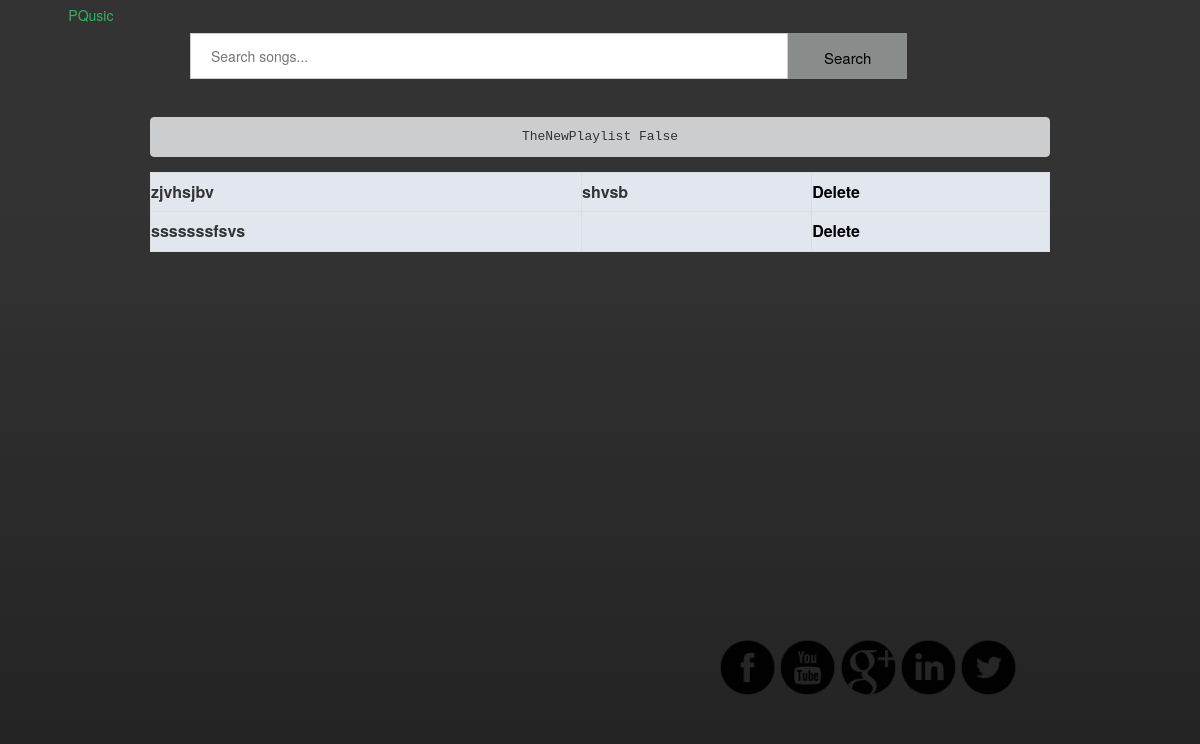
The page /playlist/TheNewPlaylist/ (signed in) on the database its author committed.
### MusicApp/models.py (models this page shows)
class Playlist(models.Model):
	user = models.ForeignKey(User)
	playlist_name = models.CharField(max_length=100, unique=True, null=False)
	songs = models.ManyToManyField(PlaylistSongs, null=True, blank=True)
	privacy_choices = (
		(True, 'public'),
		(False, 'private')
	)
	privacy = models.BooleanField(blank=False, choices=privacy_choices)

class PlaylistSongs(models.Model):
	song_id = models.CharField(max_length=20, unique=True)
	song_name = models.TextField()
	mood = models.TextField(blank=True, null=True)

### MusicApp/views.py (the view)
# urls.py: url(r'^playlist/(?P<playlist_name>[a-zA-Z0-9]+)$', views.view_playlist_songs, name="playlist_songs"),
def view_playlist_songs(request, playlist_name):
	if request.method == "GET":
		playlist_name = str(playlist_name)
		user = request.user
		try:
			playlist = Playlist.objects.get(user=user, playlist_name=playlist_name)
		except ObjectDoesNotExist:
			playlist = None
		if playlist is not None:
			songs = playlist.songs.all()
		for song in songs:
			print(song.song_name)
		context = {
			'name':playlist_name,
			'songs':songs,
			'privacy':playlist.privacy
		}
		return render(request, "MusicApp/song_list.html", context)

### MusicApp/templates/MusicApp/song_list.html (shortened to what this page needs)
{% load static %}
<html>
    <head>
     <link href="{% static "MusicApp/css/style.css" %}" rel="stylesheet" type="text/css" rel="stylesheet" type="text/css">
     <link href="{% static "MusicApp/css/bootstrap.min.css" %}" rel="stylesheet" type="text/css" rel="stylesheet" type="text/css">
    </head>
    <body class="wraper">
            <div class="row Mheader">
                <div class="col-md-2">
                <div class="row logo">
                    <div class="col-md-4"><span style="font-size:30px;cursor:pointer" onclick="openNav()">&#9776;
                        </span></div>
                    <div class="col-md-8"><p>PQusic</p></div>
                </div>
                </div>
                <div class="col-md-7">
                    <div class="row Mheader1">
                        <div class="col-md-10"><input type="text" name="search"
                                                                     placeholder="Search songs..."></div>
                        <div class="col-md-2"><button type="button">Search</button></div>
                    </div>
                </div>
                <div class="col-md-3">
                    <div class="row Mheader2">
                        <div class="col-md-5 col-md-offset-1"></div>
                        <div class="col-md-6"></div>
                    </div>
                </div>
            </div>
        <div class="song_level">
    {% if name %}
        <pre>{{ name }} {{ privacy }}</pre></div>
        <div class="playlist_song">
        <table class="table table-bordered hover-table">
        {% for song in songs %}
            <tr class="T_tr">
                <th class="td2">{{ song.song_name }}</th>
                <th class="td3">{{ song.mood }}</th>
                <th class="td4"><a href="{% url "musicapp:delete-songs" name song.song_id%}">Delete</a></th>
            </tr>
        {% endfor %}
        </table>
        </div>
    {% endif %}
        <div class="row footer">
            <div class="col-md-7"></div>
            <div class="col-md-5"><img src="css/images/f.png"  width="60px" height="60px"><img src="css/images/y.png"  width="60px" height="60px"><img src="css/images/g.png"  width="60px" height="60px"><img src="css/images/in.png"  width="60px" height="60px"><img src="css/images/t.png"  width="60px" height="60px"></div>
        </div>
    </body>
</html>

### MusicApp/static/MusicApp/css/style.css (style rules this page uses)
body { height: 100%; width: 100%; }
.wraper { background: linear-gradient(to bottom, rgba(51,51,51,1) 25%,rgba(34,34,34,1) 100%); height: auto; max-height: inherit; }
.row.footer { height: 80px; margin-top: 15px; width: auto; }
input[type=text], input[type=password] { padding: 12px 20px; margin: 8px 0; display: list-item; border: 1px solid #ccc; box-sizing: border-box; width: 100%; }
button { background-color: rgba(137, 141, 140, 0.99); color: black; padding: 15px 20px; margin: 8px 0; border: none; cursor: pointer; width: 100%; font-size: 15px !important; display: list-item; }
.row.Hheader,.row.Mheader,.row.Mmiddle,.row.Lheader { padding-top: 5px; }
.row.logo { padding-top: 0px !important; }
.row.logo .col-md-4 { text-align: center; padding-top: 25px; padding-left: 30px; }
.row.Hheader .col-md-5,.col-md-8 { padding-left: 100px; color: #30b55a; font-family: "Helvetica Neue",Helvetica,Arial,sans-serif !important; }
.row.Mheader2 .col-md-5.col-md-offset-1 { font-size: 20px !important; padding-top: 20px; text-align: center; font-family: "Helvetica Neue",Helvetica,Arial,sans-serif; !important; }
.row.Mheader2 .col-md-6 { padding-left: 5px; font-size: 20px !important; padding-top: 20px; text-align: center; font-family: "Helvetica Neue",Helvetica,Arial,sans-serif; !important; }
.row.Mheader1 .col-md-2 { padding-left: 0px !important; padding-right: 0px !important; margin-top: 8px !important; }
.row.Mheader1 .col-md-10 { padding-right: 0px !important; padding-left: 0px !important; }
.Mheader1 { margin-top: 20px; }
.row.Mheader1 .col-md-2 button { padding: 14px 20px 11px 20px !important; }
.row.Mheader1 .col-md-2 { color: black !important; }
table { width: 100% !important; }
.song_level { margin-top: 30px; }
.song_level pre { width: 75%; text-align: center; margin: 5px auto; background-color: #cccdce; }
.playlist_song { min-height: 450px; width: 100%; margin-top: 15px; }
.playlist_song .table { width: 75% !important; margin: 5px auto; border: 1px solid #ccc; }
.playlist_song a { color: black !important; }
.table tr th { background-color: #e1e6ef; }
table { background-color: white !important; }
p { margin: 0 0 0px !important; }
.user_list table td,th { padding-left: 20px !important; }
.panel-body table td,th { padding-left: 0px !important; }

### rows shown on the page
Playlist: playlist_name "TheNewPlaylist"
PlaylistSongs: song_name "zjvhsjbv", mood "shvsb"
PlaylistSongs: song_name "sssssssfsvs"

### other values the page prints
{{ privacy }} "False"
